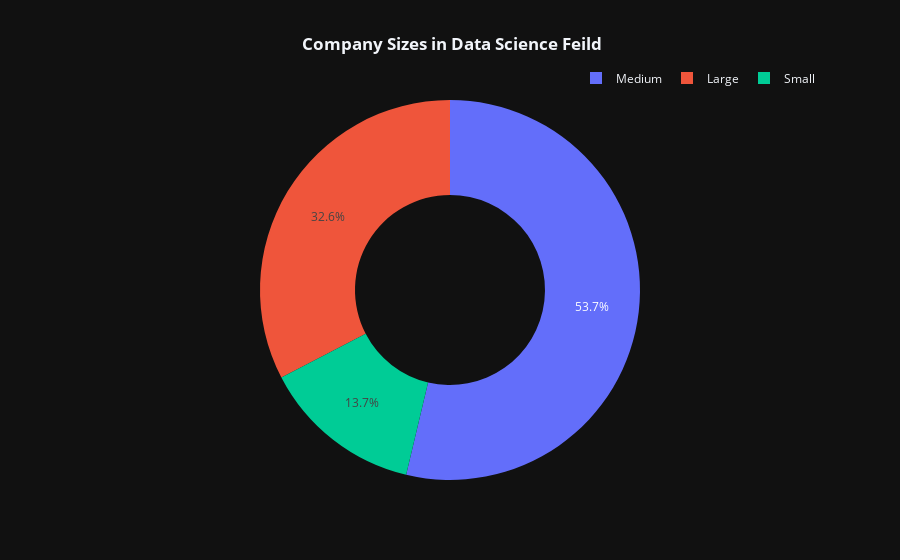

The notebook cell saved with this chart:
### Markdown cell above
#### Despite the substantial prevalence of remote work arrangements, recent research, such as that conducted by Artur Rot, Malgorzata Sobinska and Peter Busch in "Programming Teams in Remote Working Environments: an Analysis of Performance and Productivity," highlights a noteworthy finding. Namely, it reveals the apparent absence or marginal negative impact of remote work on the operational efficiency of development teams. 
#### However, junior developers manifest a distinct sentiment, characterized by a perceived constraint in articulating and resolving issues collaboratively, an activity traditionally facilitated through in-person interaction at the monitor or whiteboard. This phenomenon suggests a plausible link to their relative lack of experience and depth of domain-specific knowledge compared to their senior counterparts, thus potentially inhibiting their seamless integration into remote work paradigms.(Rot et al., Programming teams in Remote Working Environments: An analysis of performance and productivity 2023)

### Code cell
fig=px.pie(df.groupby('company_size',as_index=False)['salary_in_usd'].count().sort_values(by='salary_in_usd',ascending=False).head(10),
           names='company_size',
           values='salary_in_usd',
           color='company_size',
           hole=0.5,labels={'company_size':'Company Size','salary_in_usd':'count'},
           template='plotly_dark',
           title='<b> Company Sizes in Data Science Feild')
fig.update_layout(title_x=0.5,legend=dict(orientation='h',yanchor='bottom',y=1.02,xanchor='right',x=1))

### Figure 1 — Plotly figure (JSON) as saved in the notebook; plotly's stock layout.template omitted (floating-point values rounded to 4 significant figures)
{"data": [{"customdata": [["Medium"], ["Large"], ["Small"]], "domain": {"x": [0, 1], "y": [0, 1]}, "hole": 0.5, "hovertemplate": "Company Size=%{customdata[0]}<br>count=%{value}<extra></extra>", "labels": ["Medium", "Large", "Small"], "legendgroup": "", "marker": {"colors": ["#636efa", "#EF553B", "#00cc96"]}, "name": "", "showlegend": true, "type": "pie", "values": [326, 198, 83]}], "layout": {"autosize": true, "legend": {"orientation": "h", "tracegroupgap": 0, "x": 1, "xanchor": "right", "y": 1.02, "yanchor": "bottom"}, "title": {"text": "<b> Company Sizes in Data Science Feild", "x": 0.5}}}
